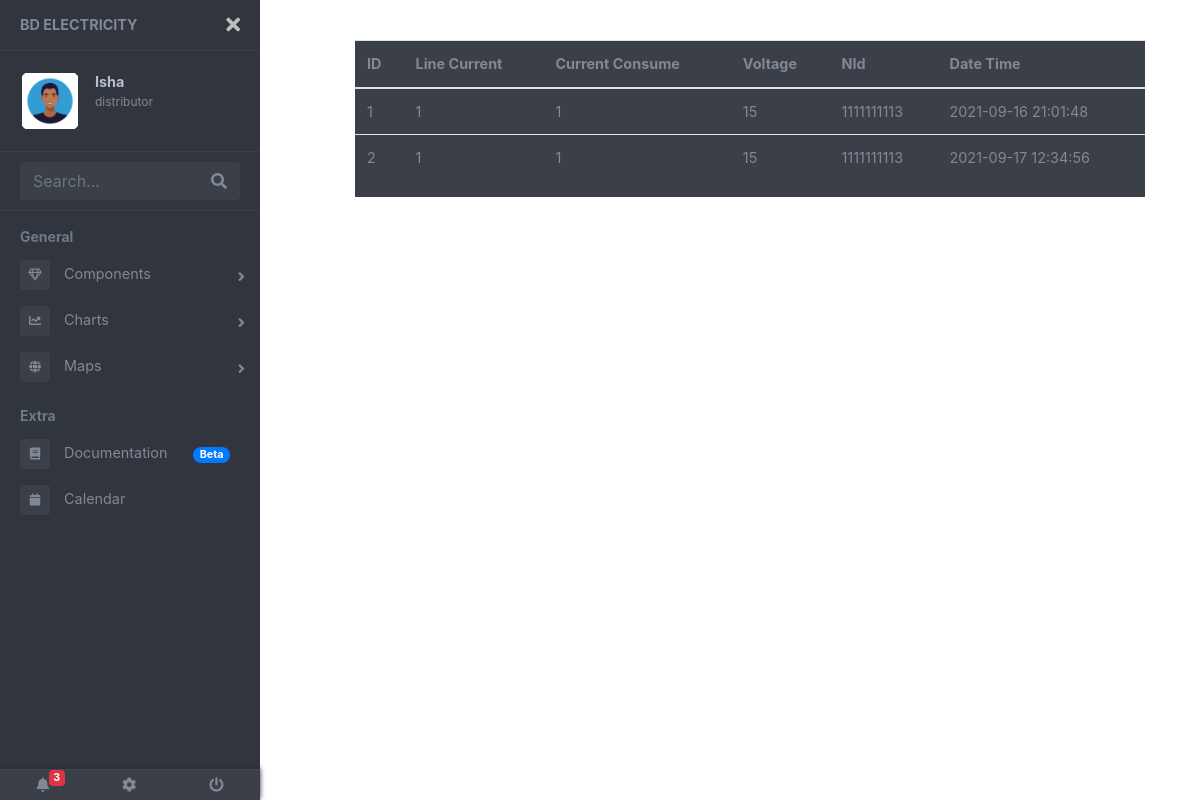
The app's page /views/consumerDetail.php?nid=1111111113 (signed in) with its own data.
### tables this page shows
CREATE TABLE `consumer` (
  `id` int(11) NOT NULL,
  `lineCurrent` float NOT NULL,
  `currentConsume` float NOT NULL,
  `voltage` float NOT NULL,
  `nid` int(14) NOT NULL,
  `dateTime` datetime NOT NULL
);

### service/userService.php (called while the page is built, shortened)
<?php
	function getByConId($nid){
		$conn = dbConnection();
		$sql = "SELECT * FROM consumer WHERE nid={$nid}";
		$result = mysqli_query($conn, $sql);
		$conDetail = [];
		while($row = mysqli_fetch_assoc($result)){
			array_push($conDetail, $row);
		}
		return $conDetail;
	}
?>

### views/consumerDetail.php (the view, shortened to what this page needs)
<?php
	require_once('../service/userService.php');
  if (isset($_GET['nid'])) {
		$conDetail = getByConId($_GET['nid']);
	}else{
		header('location: distributorPage.php');
	}
?>
<!DOCTYPE html>
<html>
<head>
    <link rel="stylesheet" href="https://maxcdn.bootstrapcdn.com/bootstrap/4.0.0/css/bootstrap.min.css"
>
    <link href="https://use.fontawesome.com/releases/v5.0.6/css/all.css" rel="stylesheet">
    <link rel="stylesheet" href="../assets/style.css">
</head>
<body>
	<div class="page-wrapper chiller-theme toggled">
  <nav id="sidebar" class="sidebar-wrapper">
    <div class="sidebar-content">
      <div class="sidebar-brand">
        <a href="distributorPage.php">BD Electricity</a>
        <div id="close-sidebar">
          <i class="fas fa-times"></i>
        </div>
      </div>
      <div class="sidebar-header">
        <div class="user-pic"><a href="distributorPage.php"><img class="img-responsive img-rounded" src="../assets/image/<?=$_SESSION['img']?>"
            alt="User picture"></a>
        </div>
        <div class="user-info">
          <span class="user-name">
            <strong><?=$_SESSION['name']?></strong>
          </span>
          <span class="user-role"><?=$_SESSION['userType']?></span>
        </div>
      </div>
      <div class="sidebar-search">
        <div>
          <div class="input-group">
            <input type="text" class="form-control search-menu" placeholder="Search...">
            <div class="input-group-append">
              <span class="input-group-text">
                <i class="fa fa-search" aria-hidden="true"></i>
              </span>
            </div>
          </div>
        </div>
      </div>
      <div class="sidebar-menu">
        <ul>
          <li class="header-menu">
            <span>General</span>
          </li>
          <li class="sidebar-dropdown">
            <a href="#">
              <i class="far fa-gem"></i>
              <span>Components</span>
            </a>
          </li>
          <li class="sidebar-dropdown">
            <a href="#">
              <i class="fa fa-chart-line"></i>
              <span>Charts</span>
            </a>
          </li>
          <li class="sidebar-dropdown">
            <a href="#">
              <i class="fa fa-globe"></i>
              <span>Maps</span>
            </a>
          </li>
          <li class="header-menu">
            <span>Extra</span>
          </li>
          <li>
            <a href="#">
              <i class="fa fa-book"></i>
              <span>Documentation</span>
              <span class="badge badge-pill badge-primary">Beta</span>
            </a>
          </li>
          <li>
            <a href="#">
              <i class="fa fa-calendar"></i>
              <span>Calendar</span>
            </a>
          </li>
        </ul>
      </div>
    </div>
    <div class="sidebar-footer">
      <a href="#">
        <i class="fa fa-bell"></i>
        <span class="badge badge-danger badge-warning notification">3</span>
      </a>
      <a href="#">
        <i class="fa fa-cog"></i>
      </a>
      <a href="../php/logout.php">
        <i class="fa fa-power-off"></i>
      </a>
    </div>
  </nav>
  <main class="page-content">
    <div class="container-fluid">
        <div class="form-group col-md-12">
        <div class="table-hover table-responsive" id="table1">
          <table class="table">
          <thead>
            <tr>
              <th>ID</th>
              <th>Line Current</th>
              <th>Current Consume</th>
              <th>Voltage</th>
              <th>NId</th>
              <th>Date Time</th>
            </tr>
          </thead>
          <tbody>
          <?php
			    for ($i=0; $i != count($conDetail); $i++) {  ?>
            <tr>
              <td><?=$conDetail[$i]['id']?></td>
              <td><?=$conDetail[$i]['lineCurrent']?></td>
              <td><?=$conDetail[$i]['currentConsume']?></td>
              <td><?=$conDetail[$i]['voltage']?></td>
              <td><?=$conDetail[$i]['nid']?></td>
              <td><?=$conDetail[$i]['dateTime']?></td>
            </tr>
          <?php } ?>
          </tbody>
          </table>
        </div>
        </div>
      </div>
      </div>
</body>
</html>

### records on screen
consumer: id "1", lineCurrent "1", currentConsume "1", voltage "15", nid "1111111113", dateTime "2021-09-16 21:01:48"
consumer: id "2", lineCurrent "1", currentConsume "1", voltage "15", nid "1111111113", dateTime "2021-09-17 12:34:56"

### other values on screen
$_SESSION['name'] "Isha"
$_SESSION['userType'] "distributor"
